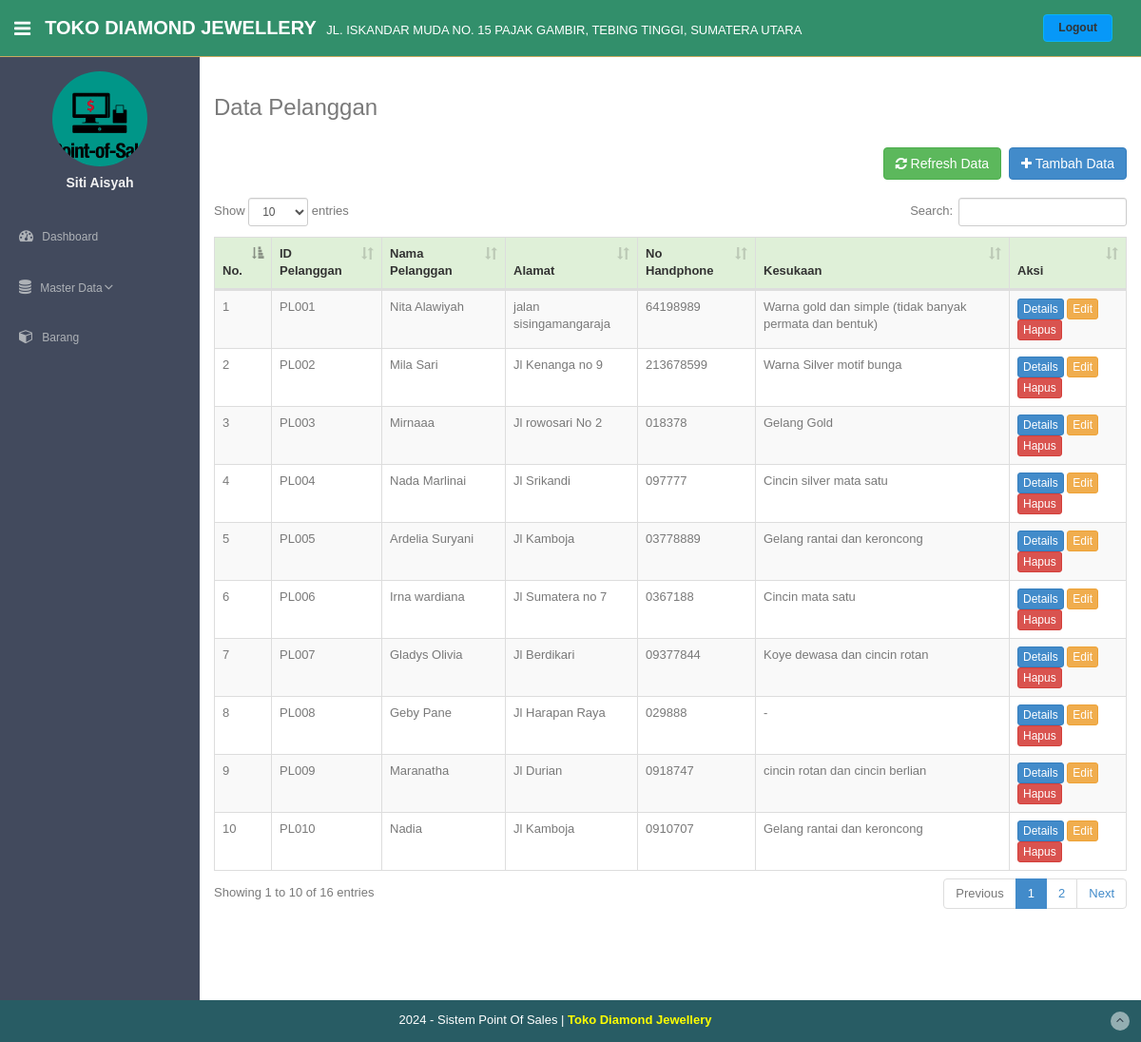
The app's page /index.php?page=pelanggan (signed in) with its own data.
### tables this page shows
CREATE TABLE `toko` (
  `id_toko` int(11) NOT NULL,
  `nama_toko` varchar(255) NOT NULL,
  `alamat_toko` text NOT NULL,
  `tlp` varchar(255) NOT NULL,
  `nama_pemilik` varchar(255) NOT NULL
);

CREATE TABLE `member` (
  `id_member` int(11) NOT NULL,
  `nm_member` varchar(255) NOT NULL,
  `alamat_member` text NOT NULL,
  `telepon` varchar(255) NOT NULL,
  `email` varchar(255) NOT NULL,
  `gambar` text DEFAULT NULL,
  `NIK` text DEFAULT NULL,
  `level` varchar(100) DEFAULT NULL
);

CREATE TABLE `pelanggan` (
  `id` int(11) NOT NULL,
  `id_pelanggan` varchar(255) NOT NULL,
  `nama_pelanggan` text NOT NULL,
  `alamat` text DEFAULT NULL,
  `no_hp` varchar(255) NOT NULL,
  `kesukaan` text DEFAULT NULL
);

### fungsi/view/view.php (called while the page is built, shortened)
<?php
class view
{
	protected $db;
	function __construct($db)
	{
		$this->db = $db;
	}
	function member_edit($id)
	{
		$sql = "select member.*, login.*
						from member inner join login on member.id_member = login.id_member
						where member.id_member= ?";
		$row = $this->db->prepare($sql);
		$row->execute(array($id));
		$hasil = $row->fetch();
		return $hasil;
	}
	function toko()
	{
		$sql = "select*from toko where id_toko='1'";
		$row = $this->db->prepare($sql);
		$row->execute();
		$hasil = $row->fetch();
		return $hasil;
	}
	function pelanggan()
	{
		$sql = "SELECT * FROM pelanggan";
		$row = $this->db->prepare($sql);
		$row->execute();
		$hasil = $row->fetchAll();
		return $hasil;
	}
}

### admin/module/pelanggan/index.php (the view, shortened to what this page needs)
<section id="main-content">
    <section class="wrapper">
        <div class="row">
            <div class="col-lg-12 main-chart">
                <h3>Data Pelanggan</h3>
                <br/>
                <button type="button" class="btn btn-primary btn-md pull-right" data-toggle="modal" data-target="#myModal">
                    <i class="fa fa-plus"></i> Tambah Data
                </button>
                <a href="index.php?page=pelanggan" style="margin-right :0.5pc;" class="btn btn-success btn-md pull-right">
                    <i class="fa fa-refresh"></i> Refresh Data
                </a>
                <div class="clearfix"></div>
                <br/>
                <div class="modal-view">
                    <table class="table table-bordered table-striped" id="example1">
                        <thead>
                            <tr style="background:#DFF0D8;color:#333;">
                                <th>No.</th>
                                <th>ID Pelanggan</th>
                                <th>Nama Pelanggan</th>
                                <th>Alamat</th>
                                <th>No Handphone</th>
								<th>Kesukaan</th>
                                <th>Aksi</th>
                            </tr>
                        </thead>
                        <tbody>
                            <?php
                                $hasil = $lihat->pelanggan();
                                $no = 1;
                                foreach($hasil as $isi) {
                            ?>
                            <tr>
                                <td><?php echo $no;?></td>
                                <td><?php echo $isi['id_pelanggan'];?></td>
                                <td><?php echo $isi['nama_pelanggan'];?></td>
                                <td><?php echo $isi['alamat'];?></td>
                                <td><?php echo $isi['no_hp'];?></td>
								<td><?php echo $isi['kesukaan'];?></td>
                                <td>
                                    <a href="index.php?page=pelanggan/details&id=<?php echo $isi['id_pelanggan']; ?>">
                                        <button class="btn btn-primary btn-xs">Details</button>
                                    </a>
                                    <a href="index.php?page=pelanggan/edit&id=<?php echo $isi['id_pelanggan']; ?>">
                                        <button class="btn btn-warning btn-xs">Edit</button>
                                    </a>
                                    <a href="fungsi/hapus/hapus.php?pelanggan=hapus&id=<?php echo $isi['id_pelanggan']; ?>"
                                        onclick="return confirm('Anda yakin ingin menghapus data ini?');">
                                        <button class="btn btn-danger btn-xs">Hapus</button>
                                    </a>
                                </td>
                            </tr>
                            <?php
                                    $no++;
                                }
                            ?>
                        </tbody>
                    </table>
                </div>
            </div>
        </div>
    </section>
</section>

### admin/template/header.php (shortened to what this page needs)
<!DOCTYPE html>
<html lang="en">
  <head>
    <link href="assets/css/bootstrap.css" rel="stylesheet">
    <link href="assets/font-awesome/css/font-awesome.css" rel="stylesheet" />
    <link rel="stylesheet" type="text/css" href="assets/css/zabuto_calendar.css">
    <link rel="stylesheet" type="text/css" href="assets/datatables/dataTables.bootstrap.css"/>
    <link rel="stylesheet" type="text/css" href="assets/lineicons/style.css">
    <link href="assets/css/style.css" rel="stylesheet">
  </head>
  <body>
	<section id="container" >
      <header class="header black-bg">
              <div class="sidebar-toggle-box">
                  <div class="fa fa-bars tooltips" data-placement="right" data-original-title="Toggle Navigation"></div>
              </div>
            <a href="index.php" class="logo"><b><?php echo $toko['nama_toko'];?></b> <small style="padding-left:5px;font-size:13px;"><?php echo $toko['alamat_toko'];?></small></a>
            <div class="top-menu">
            	<ul class="nav pull-right top-menu">
                    <li><a class="logout" onclick="javascript: return confirm('Ingin Logout ?');" href="logout.php">Logout</a></li>
            	</ul>
            </div>
        </header>

### admin/template/sidebar.php (shortened to what this page needs)
<?php
$id = $_SESSION['admin']['id_member'];
$hasil_profil = $lihat->member_edit($id);
$roleLogin = $_SESSION['admin']['level'];
?>
<aside>
    <div id="sidebar" class="nav-collapse">
        <ul class="sidebar-menu" id="nav-accordion">
            <p class="centered"><a><img src="assets/img/user/<?php echo $hasil_profil['gambar']; ?>" class="img-circle" width="100" height="100"></a></p>
            <h5 class="centered"><?php echo $hasil_profil['nm_member']; ?></h5>
            <li class="mt">
                <a href="index.php">
                    <i class="fa fa-dashboard"></i>
                    <span>Dashboard</span>
                </a>
            </li>
            <?php if ($roleLogin == 'Kasir') : ?>
                <li class="sub-menu">
                    <a href="javascript:;">
                        <i class="fa fa-exchange"></i>
                        <span>Transaksi <span style="padding-left:2px;"> <i class="fa fa-angle-down"></i></span></span>
                    </a>
                    <ul class="sub">
                        <li><a href="index.php?page=jual">Transaksi Penjualan</a></li>
                        <li><a href="index.php?page=beli">Transaksi Pembelian</a></li>
                        <li><a href="index.php?page=belistok">Transaksi Pembelian Stok</a></li>
                    </ul>
                </li>
                <li class="sub-menu">
                    <a href="javascript:;">
                        <i class="fa fa-file-text"></i>
                        <span>Laporan <span style="padding-left:2px;"> <i class="fa fa-angle-down"></i></span></span>
                    </a>
                    <ul class="sub">
                        <li><a href="index.php?page=laporan">Laporan Penjualan</a></li>
                        <li><a href="index.php?page=laporanbeli">Laporan Pembelian</a></li>
                        <li><a href="index.php?page=laporanstok">Laporan Pembelian Stok</a></li>
                    </ul>
                </li>
            <?php else : ?>
                <li class="sub-menu">
                    <a href="javascript:;">
                        <i class="fa fa-database"></i>
                        <span>Master Data<span style="padding-left:2px;"> <i class="fa fa-angle-down"></i></span></span>
                    </a>
                </li>
                <li class="mc">
                    <a href="index.php?page=barang">
                        <i class="fa fa-cube"></i>
                        <span>Barang</span>
                    </a>
                </li>
            <?php endif; ?>
        </ul>
    </div>
</aside>

### assets/css/style.css (style rules this page uses)
body { color: #797979; background: #f2f2f2; font-family: 'Ruda', sans-serif; padding: 0px !important; margin: 0px !important; font-size:13px; }
ul li { list-style: none; }
a, a:hover, a:focus { text-decoration: none; outline: none; }
#container { width: 100%; height: 100%; }
.centered { text-align: center; }
.mt { margin-top: 25px; }
.mc { padding-bottom: 10px; }
ul.top-menu > li > .logout { color: #333; font-size: 12px; border-radius: 4px; -webkit-border-radius: 4px; border: 1px solid #07b4f8 !important; padding: 5px 15px; margin-right: 15px; background: #0798f8; font-weight: 800; margin-top: 15px; }
#sidebar { width: 210px; height: 100%; position: fixed; background: #424a5d; }
#sidebar h5 { color: #f2f2f2; font-weight: 700; }
#sidebar ul li { position: relative; }
ul.sidebar-menu , ul.sidebar-menu li ul.sub { margin: -2px 0 0; padding: 0; }
ul.sidebar-menu { margin-top: 75px; }
ul.sidebar-menu li { margin-bottom: 5px; margin-left:10px; margin-right:10px; }
ul.sidebar-menu li.sub-menu { line-height: 15px; }
ul.sidebar-menu li a span { display: inline-block; }
ul.sidebar-menu li a { color: #aeb2b7; text-decoration: none; display: block; padding: 15px 0 15px 10px; font-size: 12px; outline: none; -webkit-transition: all 0.3s ease; -moz-transition: all 0.3s ease; -o-transition: all 0.3s ease; -ms-transition: all 0.3s ease; transition: all 0.3s ease; }
ul.sidebar-menu li a i { font-size: 15px; padding-right: 6px; }
#main-content { margin-left: 210px; }
.header, .footer { min-height: 60px; padding: 0 15px; }
.header { position: fixed; left: 0; right: 0; z-index: 1002; }
.black-bg { background: #ffd777; border-bottom: 1px solid #c9aa5f; }
.wrapper { display: inline-block; margin-top: 60px; padding-left: 15px; padding-right: 15px; padding-bottom: 15px; padding-top: 0px; width: 100%; }
a.logo { font-size: 20px; color: #ffffff; float: left; margin-top: 15px; text-transform: uppercase; }
a.logo b { font-weight: 900; }
#top_menu .nav > li, ul.top-menu > li { float: left; }
ul.top-menu > li > a { color: #666666; font-size: 16px; border-radius: 4px; -webkit-border-radius: 4px; border:1px solid #666666 !important; padding: 2px 6px; margin-right: 15px; }
.sidebar-toggle-box { float: left; padding-right: 15px; margin-top: 20px; }
.sidebar-toggle-box .fa-bars { cursor: pointer; display: inline-block; font-size: 20px; }
.main-chart { padding-top: 20px; }

### admin/template/header.php (style rules this page uses)
.header { background:#328f6b; color:#fff; }
#main-content { background:#fff; }

### records on screen
toko: nama_toko "TOKO DIAMOND JEWELLERY", alamat_toko "JL. ISKANDAR MUDA NO. 15 PAJAK GAMBIR, TEBING TINGGI, SUMATERA UTARA"
pelanggan: id_pelanggan "PL001", nama_pelanggan "Nita Alawiyah", alamat "jalan sisingamangaraja", no_hp "64198989", kesukaan "Warna gold dan simple (tidak banyak permata dan bentuk)"
pelanggan: id_pelanggan "PL002", nama_pelanggan "Mila Sari", alamat "Jl Kenanga no 9", no_hp "213678599", kesukaan "Warna Silver motif bunga"
pelanggan: id_pelanggan "PL003", nama_pelanggan "Mirnaaa", alamat "Jl rowosari No 2", no_hp "018378", kesukaan "Gelang Gold"
pelanggan: id_pelanggan "PL004", nama_pelanggan "Nada Marlinai", alamat "Jl Srikandi", no_hp "097777", kesukaan "Cincin silver mata satu"
pelanggan: id_pelanggan "PL005", nama_pelanggan "Ardelia Suryani", alamat "Jl Kamboja", no_hp "03778889", kesukaan "Gelang rantai dan keroncong"
pelanggan: id_pelanggan "PL006", nama_pelanggan "Irna wardiana", alamat "Jl Sumatera no 7", no_hp "0367188", kesukaan "Cincin mata satu"
pelanggan: id_pelanggan "PL007", nama_pelanggan "Gladys Olivia", alamat "Jl Berdikari", no_hp "09377844", kesukaan "Koye dewasa dan cincin rotan"
pelanggan: id_pelanggan "PL008", nama_pelanggan "Geby Pane", alamat "Jl Harapan Raya", no_hp "029888", kesukaan "-"
pelanggan: id_pelanggan "PL009", nama_pelanggan "Maranatha", alamat "Jl Durian", no_hp "0918747", kesukaan "cincin rotan dan cincin berlian"
pelanggan: id_pelanggan "PL010", nama_pelanggan "Nadia", alamat "Jl Kamboja", no_hp "0910707", kesukaan "Gelang rantai dan keroncong"

### other values on screen
$hasil_profil['nm_member'] "Siti Aisyah"
